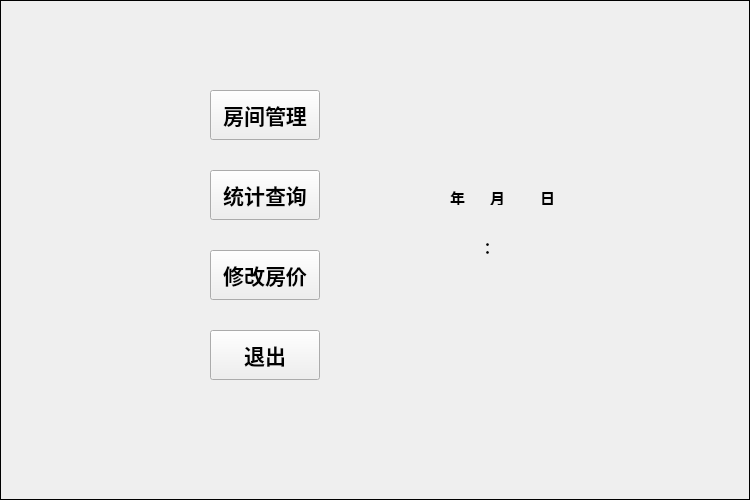
<?xml version="1.0" encoding="UTF-8"?>
<ui version="4.0">
 <class>MainWindow</class>
 <widget class="QMainWindow" name="MainWindow">
  <property name="enabled">
   <bool>true</bool>
  </property>
  <property name="geometry">
   <rect>
    <x>0</x>
    <y>0</y>
    <width>750</width>
    <height>500</height>
   </rect>
  </property>
  <property name="minimumSize">
   <size>
    <width>750</width>
    <height>500</height>
   </size>
  </property>
  <property name="maximumSize">
   <size>
    <width>750</width>
    <height>500</height>
   </size>
  </property>
  <property name="windowTitle">
   <string>酒店管理系统</string>
  </property>
  <property name="styleSheet">
   <string notr="true"/>
  </property>
  <property name="toolButtonStyle">
   <enum>Qt::ToolButtonIconOnly</enum>
  </property>
  <widget class="QWidget" name="centralWidget">
   <widget class="QLabel" name="time">
    <property name="geometry">
     <rect>
      <x>0</x>
      <y>0</y>
      <width>750</width>
      <height>500</height>
     </rect>
    </property>
    <property name="styleSheet">
     <string notr="true">border-image: url(:/picture/1.jpg);</string>
    </property>
    <property name="frameShape">
     <enum>QFrame::Panel</enum>
    </property>
    <property name="frameShadow">
     <enum>QFrame::Plain</enum>
    </property>
    <property name="text">
     <string/>
    </property>
   </widget>
   <widget class="QPushButton" name="statistic">
    <property name="geometry">
     <rect>
      <x>210</x>
      <y>170</y>
      <width>110</width>
      <height>50</height>
     </rect>
    </property>
    <property name="font">
     <font>
      <pointsize>16</pointsize>
      <weight>75</weight>
      <bold>true</bold>
     </font>
    </property>
    <property name="text">
     <string>统计查询</string>
    </property>
   </widget>
   <widget class="QPushButton" name="price_change">
    <property name="geometry">
     <rect>
      <x>210</x>
      <y>250</y>
      <width>110</width>
      <height>50</height>
     </rect>
    </property>
    <property name="font">
     <font>
      <pointsize>16</pointsize>
      <weight>75</weight>
      <bold>true</bold>
     </font>
    </property>
    <property name="text">
     <string>修改房价</string>
    </property>
   </widget>
   <widget class="QPushButton" name="exit">
    <property name="geometry">
     <rect>
      <x>210</x>
      <y>330</y>
      <width>110</width>
      <height>50</height>
     </rect>
    </property>
    <property name="font">
     <font>
      <pointsize>16</pointsize>
      <weight>75</weight>
      <bold>true</bold>
     </font>
    </property>
    <property name="text">
     <string>退出</string>
    </property>
   </widget>
   <widget class="QPushButton" name="pushButton">
    <property name="geometry">
     <rect>
      <x>210</x>
      <y>90</y>
      <width>110</width>
      <height>50</height>
     </rect>
    </property>
    <property name="font">
     <font>
      <pointsize>16</pointsize>
      <weight>75</weight>
      <bold>true</bold>
     </font>
    </property>
    <property name="text">
     <string>房间管理</string>
    </property>
   </widget>
   <widget class="QLabel" name="yearlabel">
    <property name="geometry">
     <rect>
      <x>400</x>
      <y>190</y>
      <width>54</width>
      <height>16</height>
     </rect>
    </property>
    <property name="font">
     <font>
      <pointsize>11</pointsize>
      <weight>75</weight>
      <bold>true</bold>
     </font>
    </property>
    <property name="frameShape">
     <enum>QFrame::NoFrame</enum>
    </property>
    <property name="frameShadow">
     <enum>QFrame::Plain</enum>
    </property>
    <property name="text">
     <string/>
    </property>
   </widget>
   <widget class="QLabel" name="label_2">
    <property name="geometry">
     <rect>
      <x>450</x>
      <y>190</y>
      <width>30</width>
      <height>15</height>
     </rect>
    </property>
    <property name="font">
     <font>
      <pointsize>11</pointsize>
      <weight>75</weight>
      <bold>true</bold>
     </font>
    </property>
    <property name="text">
     <string>年</string>
    </property>
   </widget>
   <widget class="QLabel" name="monthlabel">
    <property name="geometry">
     <rect>
      <x>470</x>
      <y>190</y>
      <width>54</width>
      <height>16</height>
     </rect>
    </property>
    <property name="font">
     <font>
      <pointsize>11</pointsize>
      <weight>75</weight>
      <bold>true</bold>
     </font>
    </property>
    <property name="frameShape">
     <enum>QFrame::NoFrame</enum>
    </property>
    <property name="text">
     <string/>
    </property>
   </widget>
   <widget class="QLabel" name="label_4">
    <property name="geometry">
     <rect>
      <x>490</x>
      <y>190</y>
      <width>30</width>
      <height>15</height>
     </rect>
    </property>
    <property name="font">
     <font>
      <pointsize>11</pointsize>
      <weight>75</weight>
      <bold>true</bold>
     </font>
    </property>
    <property name="text">
     <string>月</string>
    </property>
   </widget>
   <widget class="QLabel" name="daylabel">
    <property name="geometry">
     <rect>
      <x>510</x>
      <y>190</y>
      <width>54</width>
      <height>16</height>
     </rect>
    </property>
    <property name="font">
     <font>
      <pointsize>11</pointsize>
      <weight>75</weight>
      <bold>true</bold>
     </font>
    </property>
    <property name="frameShape">
     <enum>QFrame::NoFrame</enum>
    </property>
    <property name="text">
     <string/>
    </property>
   </widget>
   <widget class="QLabel" name="label">
    <property name="geometry">
     <rect>
      <x>540</x>
      <y>190</y>
      <width>30</width>
      <height>15</height>
     </rect>
    </property>
    <property name="font">
     <font>
      <pointsize>11</pointsize>
      <weight>75</weight>
      <bold>true</bold>
     </font>
    </property>
    <property name="text">
     <string>日</string>
    </property>
   </widget>
   <widget class="QLabel" name="label_3">
    <property name="geometry">
     <rect>
      <x>480</x>
      <y>240</y>
      <width>30</width>
      <height>15</height>
     </rect>
    </property>
    <property name="font">
     <font>
      <pointsize>11</pointsize>
      <weight>75</weight>
      <bold>true</bold>
     </font>
    </property>
    <property name="text">
     <string>：</string>
    </property>
   </widget>
   <widget class="QLabel" name="hourlabel">
    <property name="geometry">
     <rect>
      <x>460</x>
      <y>240</y>
      <width>40</width>
      <height>20</height>
     </rect>
    </property>
    <property name="font">
     <font>
      <pointsize>11</pointsize>
      <weight>75</weight>
      <bold>true</bold>
     </font>
    </property>
    <property name="frameShape">
     <enum>QFrame::NoFrame</enum>
    </property>
    <property name="text">
     <string/>
    </property>
   </widget>
   <widget class="QLabel" name="minutelabel">
    <property name="geometry">
     <rect>
      <x>490</x>
      <y>240</y>
      <width>40</width>
      <height>20</height>
     </rect>
    </property>
    <property name="font">
     <font>
      <pointsize>11</pointsize>
      <weight>75</weight>
      <bold>true</bold>
     </font>
    </property>
    <property name="frameShape">
     <enum>QFrame::NoFrame</enum>
    </property>
    <property name="text">
     <string/>
    </property>
   </widget>
  </widget>
 </widget>
 <layoutdefault spacing="6" margin="11"/>
 <resources/>
 <connections/>
</ui>
